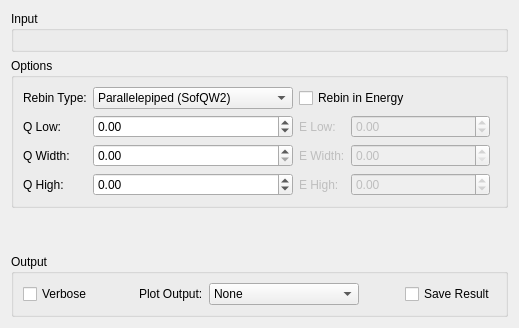
     <widget class="QWidget" name="tabSofQW">
      <attribute name="title">
       <string>S(Q, w)</string>
      </attribute>
      <layout class="QVBoxLayout" name="verticalLayout_23">
       <item>
        <widget class="QGroupBox" name="sqw_gbInput">
         <property name="maximumSize">
          <size>
           <width>16777215</width>
           <height>150</height>
          </size>
         </property>
         <property name="title">
          <string>Input</string>
         </property>
         <layout class="QVBoxLayout" name="verticalLayout_12">
          <item>
           <widget class="MantidQt::MantidWidgets::DataSelector" name="sqw_dsSampleInput" native="true">
            <property name="sizePolicy">
             <sizepolicy hsizetype="Minimum" vsizetype="Fixed">
              <horstretch>0</horstretch>
              <verstretch>0</verstretch>
             </sizepolicy>
            </property>
            <property name="autoLoad" stdset="0">
             <bool>true</bool>
            </property>
            <property name="loadLabelText" stdset="0">
             <string>Plot Input</string>
            </property>
            <property name="workspaceSuffixes" stdset="0">
             <stringlist>
              <string>_red</string>
             </stringlist>
            </property>
            <property name="fileBrowserSuffixes" stdset="0">
             <stringlist>
              <string>_red.nxs</string>
             </stringlist>
            </property>
            <property name="showLoad" stdset="0">
             <bool>true</bool>
            </property>
           </widget>
          </item>
         </layout>
        </widget>
       </item>
       <item>
        <widget class="QGroupBox" name="sqw_gbOptions">
         <property name="title">
          <string>Options</string>
         </property>
         <layout class="QVBoxLayout" name="verticalLayout_7">
          <item>
           <layout class="QHBoxLayout" name="horizontalLayout_45">
            <item>
             <layout class="QGridLayout" name="gridLayout_9" columnstretch="0,10,0,0,10,0" columnminimumwidth="0,0,0,0,0,0">
              <item row="1" column="4">
               <widget class="QDoubleSpinBox" name="sqw_spELow">
                <property name="enabled">
                 <bool>false</bool>
                </property>
                <property name="singleStep">
                 <double>0.1</double>
                </property>
                <property name="minimum">
                 <double>-1000.0</double>
                </property>
                <property name="maximum">
                 <double>1000.0</double>
                </property>
                <property name="decimals">
                 <double>4</double>
                </property>
                <property name="sizePolicy">
                 <sizepolicy hsizetype="Preferred" vsizetype="Fixed">
                  <horstretch>0</horstretch>
                  <verstretch>0</verstretch>
                 </sizepolicy>
                </property>
                <property name="maximumSize">
                 <size>
                  <width>200</width>
                  <height>16777215</height>
                 </size>
                </property>
               </widget>
              </item>
              <item row="2" column="3">
               <widget class="QLabel" name="sqw_lbEWidth">
                <property name="enabled">
                 <bool>false</bool>
                </property>
                <property name="sizePolicy">
                 <sizepolicy hsizetype="Preferred" vsizetype="Preferred">
                  <horstretch>0</horstretch>
                  <verstretch>0</verstretch>
                 </sizepolicy>
                </property>
                <property name="minimumSize">
                 <size>
                  <width>43</width>
                  <height>0</height>
                 </size>
                </property>
                <property name="text">
                 <string>E Width:</string>
                </property>
               </widget>
              </item>
              <item row="2" column="0">
               <widget class="QLabel" name="sqw_lbQWidth">
                <property name="minimumSize">
                 <size>
                  <width>43</width>
                  <height>0</height>
                 </size>
                </property>
                <property name="text">
                 <string>Q Width:</string>
                </property>
               </widget>
              </item>
              <item row="3" column="4">
               <widget class="QDoubleSpinBox" name="sqw_spEHigh">
                <property name="enabled">
                 <bool>false</bool>
                </property>
                <property name="singleStep">
                 <double>0.1</double>
                </property>
                <property name="minimum">
                 <double>-1000.0</double>
                </property>
                <property name="maximum">
                 <double>1000.0</double>
                </property>
                <property name="decimals">
                 <double>4</double>
                </property>
                <property name="sizePolicy">
                 <sizepolicy hsizetype="Preferred" vsizetype="Fixed">
                  <horstretch>0</horstretch>
                  <verstretch>0</verstretch>
                 </sizepolicy>
                </property>
                <property name="maximumSize">
                 <size>
                  <width>200</width>
                  <height>16777215</height>
                 </size>
                </property>
               </widget>
              </item>
              <item row="3" column="3">
               <widget class="QLabel" name="sqw_lbEHigh">
                <property name="enabled">
                 <bool>false</bool>
                </property>
                <property name="minimumSize">
                 <size>
                  <width>43</width>
                  <height>0</height>
                 </size>
                </property>
                <property name="text">
                 <string>E High:</string>
                </property>
               </widget>
              </item>
              <item row="0" column="0">
               <widget class="QLabel" name="sqw_lbRebinType">
                <property name="minimumSize">
                 <size>
                  <width>43</width>
                  <height>0</height>
                 </size>
                </property>
                <property name="text">
                 <string>Rebin Type:</string>
                </property>
               </widget>
              </item>
              <item row="1" column="0">
               <widget class="QLabel" name="sqw_lbQLow">
                <property name="minimumSize">
                 <size>
                  <width>43</width>
                  <height>0</height>
                 </size>
                </property>
                <property name="text">
                 <string>Q Low:</string>
                </property>
               </widget>
              </item>
              <item row="3" column="0">
               <widget class="QLabel" name="sqw_lbQHigh">
                <property name="minimumSize">
                 <size>
                  <width>43</width>
                  <height>0</height>
                 </size>
                </property>
                <property name="text">
                 <string>Q High:</string>
                </property>
               </widget>
              </item>
              <item row="2" column="4">
               <widget class="QDoubleSpinBox" name="sqw_spEWidth">
                <property name="enabled">
                 <bool>false</bool>
                </property>
                <property name="singleStep">
                 <double>0.01</double>
                </property>
                <property name="minimum">
                 <double>0.0</double>
                </property>
                <property name="maximum">
                 <double>1000.0</double>
                </property>
                <property name="decimals">
                 <double>4</double>
                </property>
                <property name="sizePolicy">
                 <sizepolicy hsizetype="Preferred" vsizetype="Fixed">
                  <horstretch>0</horstretch>
                  <verstretch>0</verstretch>
                 </sizepolicy>
                </property>
                <property name="maximumSize">
                 <size>
                  <width>200</width>
                  <height>16777215</height>
                 </size>
                </property>
               </widget>
              </item>
              <item row="0" column="3" colspan="3">
               <widget class="QCheckBox" name="sqw_ckRebinE">
                <property name="text">
                 <string>Rebin in Energy</string>
                </property>
               </widget>
              </item>
              <item row="1" column="3">
               <widget class="QLabel" name="sqw_lbELow">
                <property name="enabled">
                 <bool>false</bool>
                </property>
                <property name="minimumSize">
                 <size>
                  <width>43</width>
                  <height>0</height>
                 </size>
                </property>
                <property name="text">
                 <string>E Low:</string>
                </property>
               </widget>
              </item>
              <item row="1" column="1">
               <widget class="QDoubleSpinBox" name="sqw_spQLow">
                <property name="singleStep">
                 <double>0.1</double>
                </property>
                <property name="minimum">
                 <double>-1000.0</double>
                </property>
                <property name="maximum">
                 <double>1000.0</double>
                </property>
                <property name="decimals">
                 <double>4</double>
                </property>
                <property name="sizePolicy">
                 <sizepolicy hsizetype="Minimum" vsizetype="Fixed">
                  <horstretch>0</horstretch>
                  <verstretch>0</verstretch>
                 </sizepolicy>
                </property>
               </widget>
              </item>
              <item row="2" column="1">
               <widget class="QDoubleSpinBox" name="sqw_spQWidth">
                <property name="singleStep">
                 <double>0.1</double>
                </property>
                <property name="minimum">
                 <double>0.0</double>
                </property>
                <property name="maximum">
                 <double>1000.0</double>
                </property>
                <property name="decimals">
                 <double>4</double>
                </property>
                <property name="sizePolicy">
                 <sizepolicy hsizetype="Preferred" vsizetype="Fixed">
                  <horstretch>0</horstretch>
                  <verstretch>0</verstretch>
                 </sizepolicy>
                </property>
               </widget>
              </item>
              <item row="3" column="1">
               <widget class="QDoubleSpinBox" name="sqw_spQHigh">
                <property name="singleStep">
                 <double>0.1</double>
                </property>
                <property name="minimum">
                 <double>-1000.0</double>
                </property>
                <property name="maximum">
                 <double>1000.0</double>
                </property>
                <property name="decimals">
                 <double>4</double>
                </property>
                <property name="sizePolicy">
                 <sizepolicy hsizetype="Preferred" vsizetype="Fixed">
                  <horstretch>0</horstretch>
                  <verstretch>0</verstretch>
                 </sizepolicy>
                </property>
               </widget>
              </item>
              <item row="0" column="1">
               <widget class="QComboBox" name="sqw_cbRebinType">
                <property name="sizePolicy">
                 <sizepolicy hsizetype="Preferred" vsizetype="Maximum">
                  <horstretch>0</horstretch>
                  <verstretch>0</verstretch>
                 </sizepolicy>
                </property>
                <property name="minimumSize">
                 <size>
                  <width>200</width>
                  <height>0</height>
                 </size>
                </property>
                <property name="maximumSize">
                 <size>
                  <width>200</width>
                  <height>16777215</height>
                 </size>
                </property>
                <property name="currentIndex">
                 <number>0</number>
                </property>
                <item>
                 <property name="text">
                  <string>Parallelepiped (SofQW2)</string>
                 </property>
                </item>
                <item>
                 <property name="text">
                  <string>Parallelepiped/Fractional Area (SofQW3)</string>
                 </property>
                </item>
               </widget>
              </item>
             </layout>
            </item>
           </layout>
          </item>
         </layout>
        </widget>
       </item>
       <item>
        <spacer name="verticalSpacer_2">
         <property name="orientation">
          <enum>Qt::Vertical</enum>
         </property>
         <property name="sizeHint" stdset="0">
          <size>
           <width>20</width>
           <height>40</height>
          </size>
         </property>
        </spacer>
       </item>
       <item>
        <widget class="QGroupBox" name="sqw_outputOptions">
         <property name="title">
          <string>Output</string>
         </property>
         <layout class="QVBoxLayout" name="verticalLayout_27">
          <item>
           <layout class="QHBoxLayout" name="horizontalLayout_43">
            <item>
             <widget class="QCheckBox" name="sqw_ckVerbose">
              <property name="text">
               <string>Verbose</string>
              </property>
             </widget>
            </item>
            <item>
             <spacer name="horizontalSpacer_30">
              <property name="orientation">
               <enum>Qt::Horizontal</enum>
              </property>
              <property name="sizeHint" stdset="0">
               <size>
                <width>40</width>
                <height>20</height>
               </size>
              </property>
             </spacer>
            </item>
            <item>
             <widget class="QLabel" name="label_4">
              <property name="text">
               <string>Plot Output:</string>
              </property>
             </widget>
            </item>
            <item>
             <widget class="QComboBox" name="sqw_cbPlotType">
              <property name="sizePolicy">
               <sizepolicy hsizetype="MinimumExpanding" vsizetype="Fixed">
                <horstretch>0</horstretch>
                <verstretch>0</verstretch>
               </sizepolicy>
              </property>
              <property name="minimumSize">
               <size>
                <width>150</width>
                <height>0</height>
               </size>
              </property>
              <item>
               <property name="text">
                <string>None</string>
               </property>
              </item>
              <item>
               <property name="text">
                <string>Contour</string>
               </property>
              </item>
              <item>
               <property name="text">
                <string>Spectra</string>
               </property>
              </item>
             </widget>
            </item>
            <item>
             <spacer name="horizontalSpacer_19">
              <property name="orientation">
               <enum>Qt::Horizontal</enum>
              </property>
              <property name="sizeHint" stdset="0">
               <size>
                <width>40</width>
                <height>20</height>
               </size>
              </property>
             </spacer>
            </item>
            <item>
             <widget class="QCheckBox" name="sqw_ckSave">
              <property name="text">
               <string>Save Result</string>
              </property>
             </widget>
            </item>
           </layout>
          </item>
         </layout>
        </widget>
       </item>
      </layout>
     </widget>
